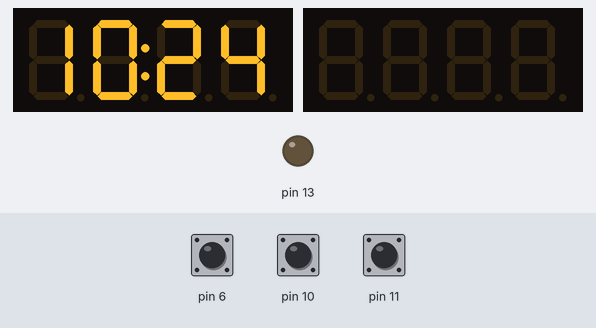
Bench run of a sketch on a simulated Arduino Uno, built with avr-gcc and run on an emulated ATmega328P. On the bench: 2 × 4-digit seven-segment display, output pins drawn as LEDs (lit = HIGH). The inputs (shaded band) are chosen by the test bench; at power-on: pin 6 HIGH, pin 10 HIGH, pin 11 HIGH. The local clock reads 2024-03-15 10:24:30 at power-on unless the sketch sets it; what the sketch prints to the serial monitor is not drawn.

Above: at 1.3 s.
1.4 s: pin 6 pulled LOW for 0.35 s
At 1.65 s:
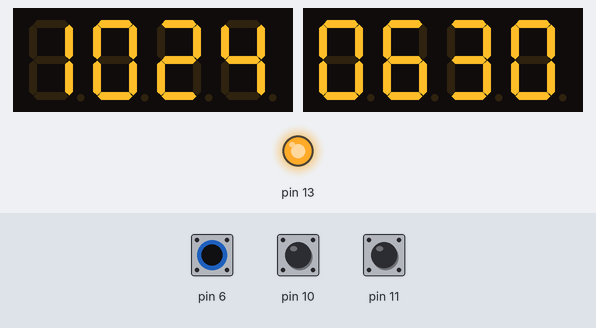
3.2 s: pin 6 pulled LOW for 1 s
At 4.56 s:
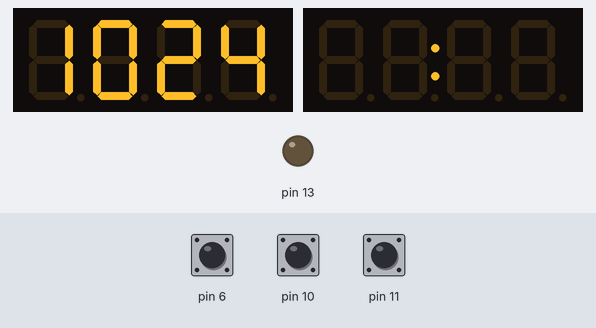
Timing chart, 0 to 6.2 s (numbered marks = the images above; inputs shaded):
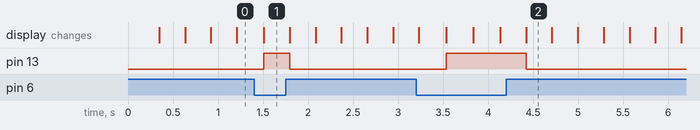

The sketch:

alarmclock.ino
```cpp
#include "TM1637.h"
//https://github.com/Seeed-Studio/Grove_4Digital_Display/blob/master/TM1637.h

#include "RTClib.h"
//https://github.com/adafruit/RTClib/blob/master/src/RTClib.h

#include "Unistep2.h"

TM1637 display1(3,2);//CLK,DIO
TM1637 display2(5,4);//CLK,DIO
RTC_DS3231 rtc;
DateTime nowt;
Unistep2 stepper(A0,A1,A2,A3,4096,1000);

int nowtime = 0;
int clktime = 630;

bool alarmswitch = 0;

void SerialClear() {
  while(Serial.available()) {
    Serial.read();
    delay(2);
  }
}

void show1(int num){

  Serial.print("nowtime : ");
  Serial.println(num);

  display1.display(3,num%10);
  num/=10;
  display1.display(2,num%10);
  num/=10;
  display1.display(1,num%10);
  num/=10;
  display1.display(0,num%10);

  display1._PointFlag = !display1._PointFlag;

  return;
}

void show2(int num){

  Serial.print("clktime : ");
  Serial.println(num);

  display2.display(3,num%10);
  num/=10;
  display2.display(2,num%10);
  num/=10;
  display2.display(1,num%10);
  num/=10;
  display2.display(0,num%10);

  display2._PointFlag = 1;

  return;
}

void alarm(){
  //多次旋轉，邊旋轉邊 showing time
  Serial.print("Ring!!!\nRing!!!\nRing!!!\n");
  int i=2;
  while(i){
    stepper.run();
    if ( stepper.stepsToGo() == 0 ){
      i--;
      stepper.move(4069);
    }
  }


}

void setup() {

  //Serial
  Serial.begin(9600);

  //TM1637 1
  display1.init();
  display1.set(7);//BRIGHT_TYPICAL = 2,BRIGHT_DARKEST = 0,BRIGHTEST = 7;
  display1._PointFlag = 1;

  //TM1637 2
  display2.init();
  display2.set(7);//BRIGHT_TYPICAL = 2,BRIGHT_DARKEST = 0,BRIGHTEST = 7;
  display2._PointFlag = 1;


  //test rtc
  if (! rtc.begin()) {
    Serial.println("Couldn't find RTC");
    Serial.flush();
    abort();
  }

  //alarmswitch
  pinMode(6,INPUT_PULLUP);

  //adjust time 8 down 9 up
  pinMode(10,INPUT_PULLUP);
  pinMode(11,INPUT_PULLUP);

  //LED 13
  pinMode(13,OUTPUT);
}

void loop(){

  //resest rtc time
  //rtc.adjust(DateTime(2022,12,5,1,31,0));

  //alarm status
  alarmswitch = !digitalRead(6);

  //get now time
  nowt = rtc.now();

  //show time
  nowtime = int(nowt.hour())*100 + int(nowt.minute());
  show1(nowtime);

  if(alarmswitch){
    show2(clktime);
    digitalWrite(13,HIGH);
  }
  else{
    display2.clearDisplay();
    display2._PointFlag = 0;
    digitalWrite(13,LOW);
  }

  //if now = clk -> alarm
  if(nowtime == clktime && alarmswitch){
    alarm();
  }

  //control clktime
  if(digitalRead(10)){
    clktime--;
  }

  if(digitalRead(11)){
    clktime++;
  }

  //adjust clktime
  if(clktime%100 == 99){
    clktime-=40;
  }
  if(clktime<0){
    clktime+=2359;
  }
  if(clktime%100 == 60){
    clktime+=40;
  }
  if(clktime/100==24){
    clktime-=2400;
  }

  Serial.print("alarm status：");
  Serial.print(alarmswitch);
  Serial.print("\n\n");
  delay(250);

}
```

Measured:
- after the input at 1.4 s, pin 13: LOW → HIGH after 0.11 s, → LOW 0.29 s later; the display: changes after 0.11 s (image 1)
- after the input at 3.2 s, pin 13: LOW → HIGH after 0.33 s, → LOW 0.89 s later; the display: first differs from a run without the input after 0.33 s (image 2 shows a later state)
